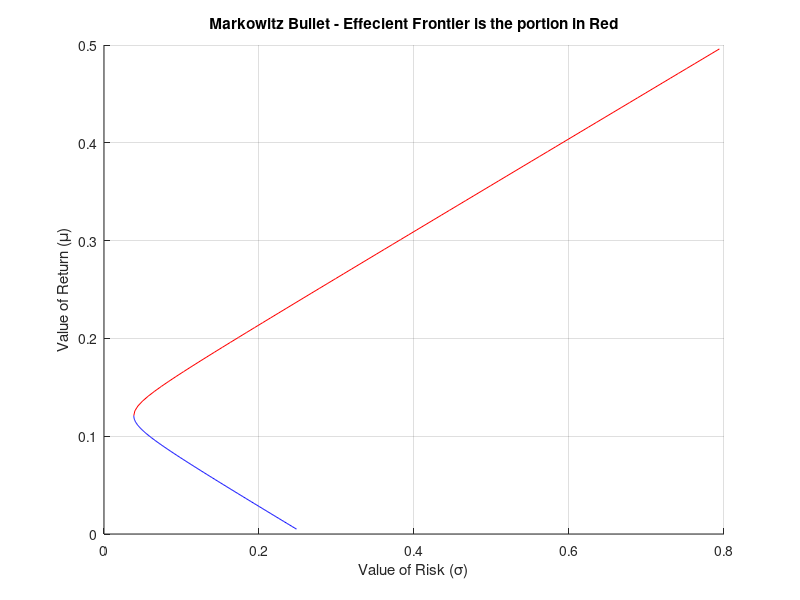
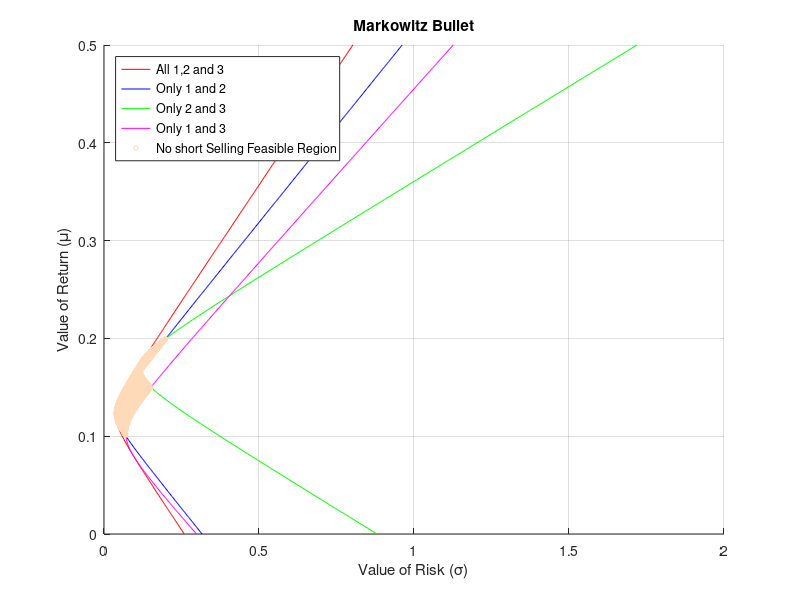
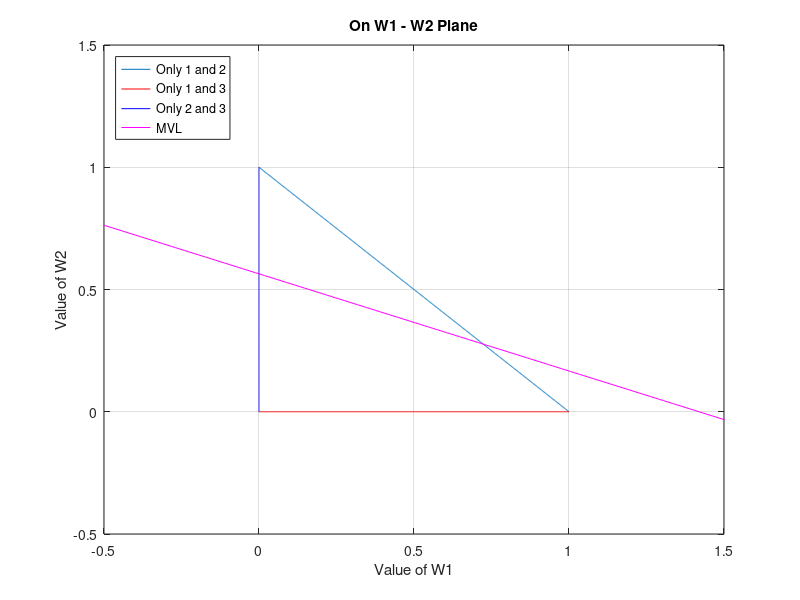

Source code (MATLAB) for these figures, in order:
clear; clc; format short;

figure();

m=[0.1,0.2,0.15];
C=[0.005,-0.010,0.004;
  -0.010,0.040,-0.002;
   0.004,-0.002,0.023];

u=[1,1,1];

wmvp = u*inv(C)/(u*inv(C)*u');
sigmvp = sqrt(wmvp*C*wmvp');
mumvp = m*wmvp';

% plot(sigmvp,mumvp,'o');

muef=zeros(size(mumvp:0.005:0.5));
sigef=zeros(size(mumvp:0.005:0.5));
j=1;
for i=mumvp:0.005:0.5
    muef(j)=i;
    
    num = det([1 u*inv(C)*m';i m*inv(C)*m'])*u*inv(C)+det([u*inv(C)*u' 1;m*inv(C)*u' i])*m*inv(C);
    den = det([u*inv(C)*u' u*inv(C)*m';m*inv(C)*u' m*inv(C)*m']);
    w=num/den;
    
    sigef(j)=sqrt(w*C*w');
    j=j+1;
end

hold on
plot(sigef,muef,'r');
grid on;
title('Markowitz Bullet - Effecient Frontier is the portion in Red')
xlabel('Value of Risk (\sigma)');
ylabel('Value of Return (\mu)');    

muef=zeros(size(mumvp:-0.0005:0.005));
sigef=zeros(size(mumvp:-0.0005:0.005));
j=1;
for i=mumvp:-0.0005:0.005
    muef(j)=i;
    
    num = det([1 u*inv(C)*m';i m*inv(C)*m'])*u*inv(C)+det([u*inv(C)*u' 1;m*inv(C)*u' i])*m*inv(C);
    den = det([u*inv(C)*u' u*inv(C)*m';m*inv(C)*u' m*inv(C)*m']);
    w=num/den;
    
    sigef(j)=sqrt(w*C*w');
    j=j+1;
end

hold on
plot(sigef,muef,'b');

figure();

m=[0.1,0.2,0.15];
C=[0.005,-0.010,0.004;
  -0.010,0.040,-0.002;
   0.004,-0.002,0.023];

u=[1,1,1];


w1forg2=zeros(size(0:0.001:0.5));
w2forg2=zeros(size(0:0.001:0.5));

muef=zeros(size(0:0.001:0.5));
sigef=zeros(size(0:0.001:0.5));
j=1;
for i=0:0.001:0.5
    muef(j)=i;
    
    num = det([1 u*inv(C)*m';i m*inv(C)*m'])*u*inv(C)+det([u*inv(C)*u' 1;m*inv(C)*u' i])*m*inv(C);
    den = det([u*inv(C)*u' u*inv(C)*m';m*inv(C)*u' m*inv(C)*m']);
    w=num/den;
    
    w1forg2(1,j)=w(1,1);
    w2forg2(1,j)=w(1,2);
    
    sigef(j)=sqrt(w*C*w');
    j=j+1;
end

hold on
plot(sigef,muef,'r');
grid on;
title('Markowitz Bullet')
xlabel('Value of Risk (\sigma)');
ylabel('Value of Return (\mu)');   

%1 and 2
m=[0.1,0.2];
C=[0.005,-0.010;
  -0.010,0.040];

u=[1,1];

muef=zeros(size(0:0.001:0.5));
sigef=zeros(size(0:0.001:0.5));
j=1;
for i=0:0.001:0.5
    muef(j)=i;
    
    num = det([1 u*inv(C)*m';i m*inv(C)*m'])*u*inv(C)+det([u*inv(C)*u' 1;m*inv(C)*u' i])*m*inv(C);
    den = det([u*inv(C)*u' u*inv(C)*m';m*inv(C)*u' m*inv(C)*m']);
    w=num/den;
    
    sigef(j)=sqrt(w*C*w');
    j=j+1;
end

hold on
plot(sigef,muef,'b');

%2 and 3

m=[0.2,0.15];
C=[0.040,-0.002;
   -0.002,0.023];

u=[1,1];

muef=zeros(size(0:0.001:0.5));
sigef=zeros(size(0:0.001:0.5));
j=1;
for i=0:0.001:0.5
    muef(j)=i;
    
    num = det([1 u*inv(C)*m';i m*inv(C)*m'])*u*inv(C)+det([u*inv(C)*u' 1;m*inv(C)*u' i])*m*inv(C);
    den = det([u*inv(C)*u' u*inv(C)*m';m*inv(C)*u' m*inv(C)*m']);
    w=num/den;
    
    sigef(j)=sqrt(w*C*w');
    j=j+1;
end

hold on
plot(sigef,muef,'g');

%1 and 3

m=[0.1,0.15];
C=[0.005,0.004;
   0.004,0.023];

u=[1,1];

muef=zeros(size(0:0.001:0.5));
sigef=zeros(size(0:0.001:0.5));
j=1;
for i=0:0.001:0.5
    muef(j)=i;
    
    num = det([1 u*inv(C)*m';i m*inv(C)*m'])*u*inv(C)+det([u*inv(C)*u' 1;m*inv(C)*u' i])*m*inv(C);
    den = det([u*inv(C)*u' u*inv(C)*m';m*inv(C)*u' m*inv(C)*m']);
    w=num/den;
    
    sigef(j)=sqrt(w*C*w');
    j=j+1;
end

hold on
plot(sigef,muef,'m');

%all 

m=[0.1,0.2,0.15];
C=[0.005,-0.010,0.004;
  -0.010,0.040,-0.002;
   0.004,-0.002,0.023];

u=[1,1,1];

w1=rand(1,10000);
w2=rand(1,10000);
w3=1-w1-w2;

w=[w1' w2' w3'];

w=w(find(min(w,[],2)>=0),:);

mu=[];
sig=[];

for i=1:1:size(w,1)
    mu(i)=m*w(i,:)';
    sig(i)=sqrt(w(i,:)*C*w(i,:)');
end

hold on
scatter(sig,mu,10,[255 218 185]./255);

legend('All 1,2 and 3','Only 1 and 2','Only 2 and 3','Only 1 and 3','No short Selling Feasible Region','location','Northwest');

w1=0:0.001:1;
w2=1-w1;
figure();
plot(w1,w2);
grid on;
xlim([-0.5 1.5]);
ylim([-0.5 1.5]);

w1=0:0.001:1;
w2=zeros(size(w1));
hold on
plot(w1,w2,'r');

w2=0:0.001:1;
w1=zeros(size(w2));
hold on
plot(w1,w2,'b');

hold on
plot(w1forg2,w2forg2,'m');

legend('Only 1 and 2','Only 1 and 3','Only 2 and 3','MVL','location','Northwest');
title('On W1 - W2 Plane')
xlabel('Value of W1');
ylabel('Value of W2'); 
